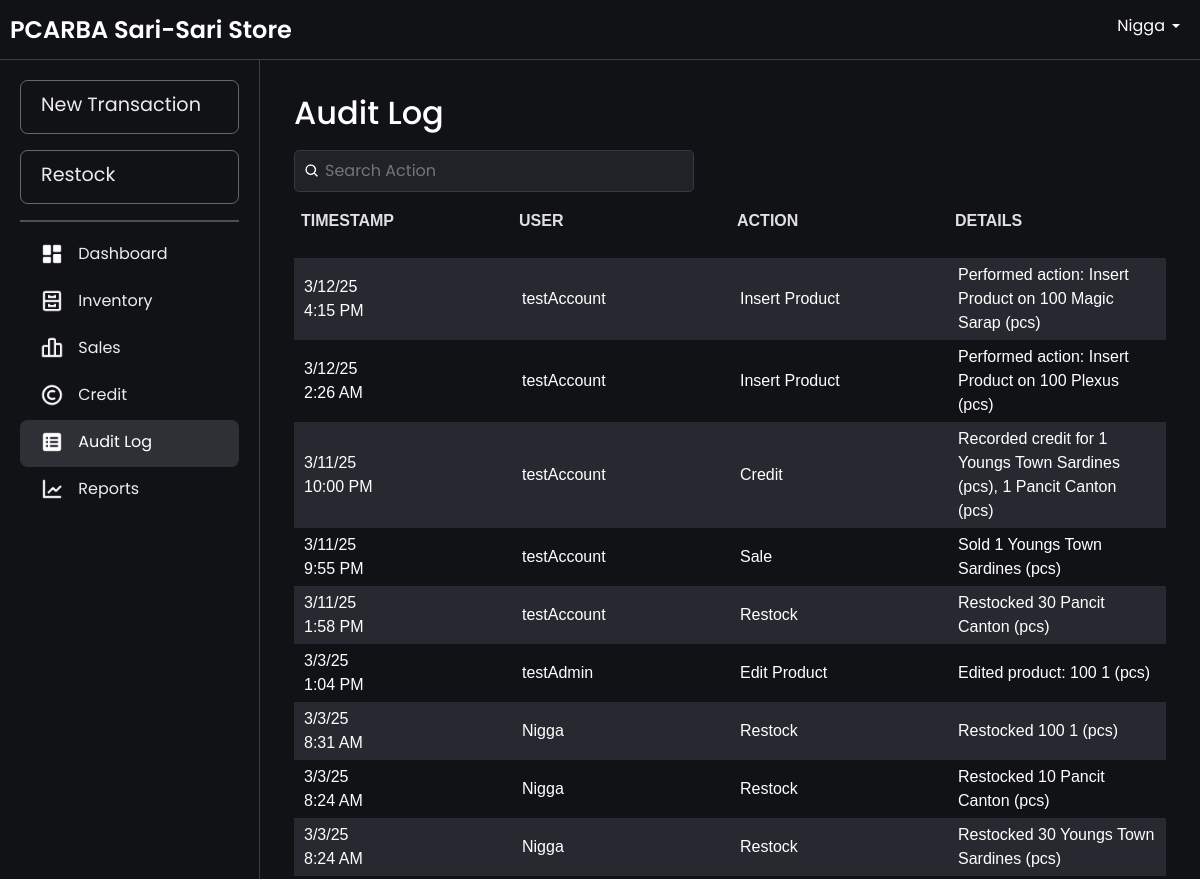
Page /audit_logs.php (signed in, upper part) on the earlier database version.
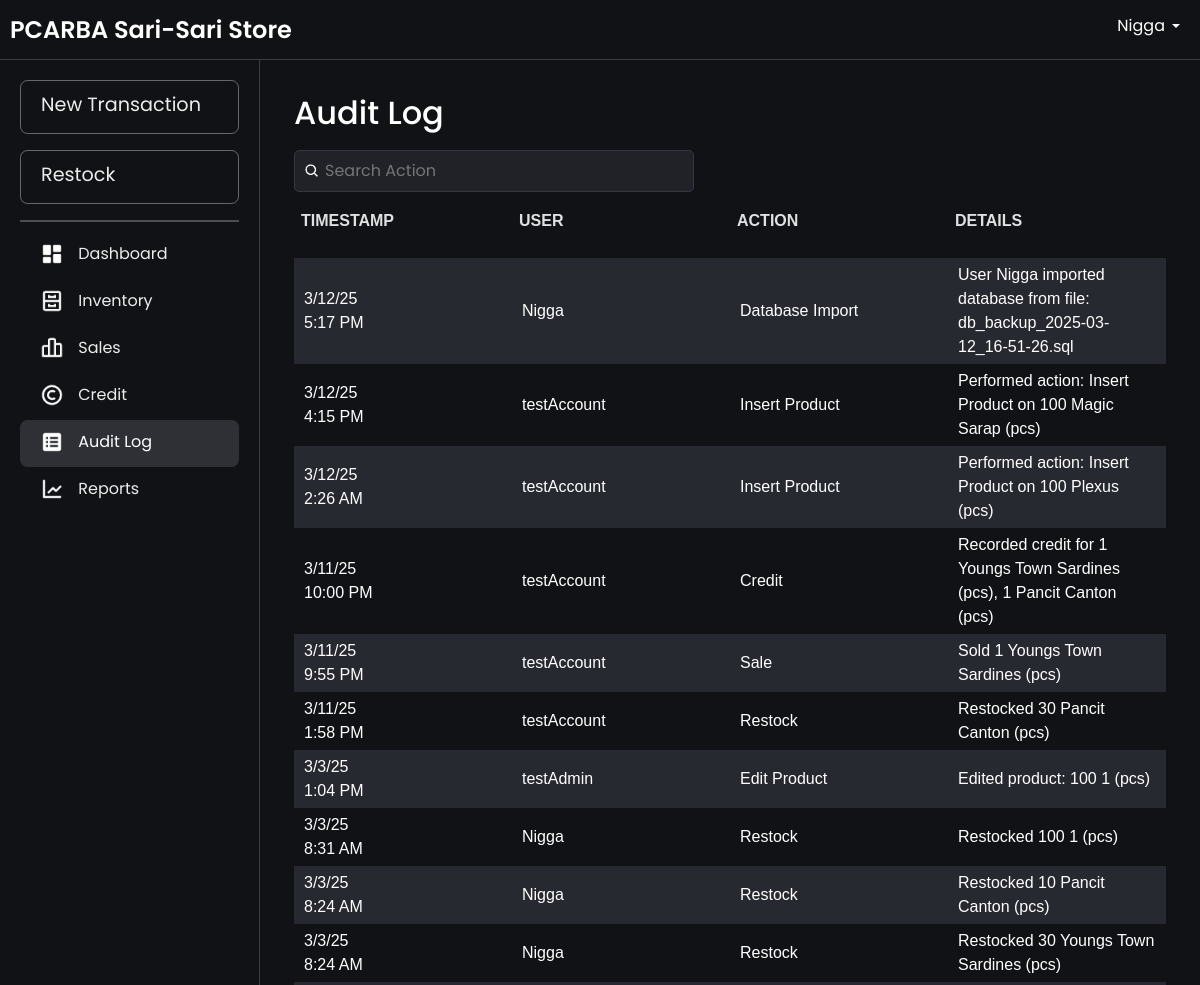
Same page on the later database version.
### tables this page shows
CREATE TABLE `audit_logs` (
  `logId` int(11) NOT NULL AUTO_INCREMENT,
  `action` varchar(50) NOT NULL COMMENT 'Type of action (e.g., Add Product, Restock, Sale, etc.)',
  `details` text DEFAULT NULL COMMENT 'Details of the action (e.g., JSON or descriptive text)',
  `userId` int(11) NOT NULL COMMENT 'User who performed the action',
  `timestamp` timestamp NOT NULL DEFAULT current_timestamp() COMMENT 'Time of the action',
  PRIMARY KEY (`logId`),
  KEY `users_audit_logs` (`userId`),
  CONSTRAINT `users_audit_logs` FOREIGN KEY (`userId`) REFERENCES `users` (`userId`) ON DELETE CASCADE
);

CREATE TABLE `users` (
  `userId` int(11) NOT NULL AUTO_INCREMENT,
  `username` varchar(50) NOT NULL,
  `password` varchar(255) NOT NULL,
  `login_count` int(11) DEFAULT 0,
  PRIMARY KEY (`userId`),
  UNIQUE KEY `username` (`username`)
);

### audit_logs.php (the view, shortened to what this page needs)
<?php
include 'db.php';
$query = "SELECT a.logId, a.action, a.details, a.timestamp, u.username
          FROM audit_logs a
          JOIN users u ON a.userId = u.userId
          ORDER BY a.timestamp DESC";
$result = $conn->query($query);
$logs = $result->fetch_all(MYSQLI_ASSOC);
?>
<!DOCTYPE html>
<html lang="en">
<head>
    <link rel="stylesheet" href="css/bootstrap.min.css">
    <link rel="stylesheet" href="css/layer1.css">
</head>
<body>
    <?php include 'navbar.php'; ?>
    <div class="main-content fade-in">
        <div class="container">
            <div class="header-container">
                <h2>Audit Log</h2>
                <div class="search-container">
                    <div class="search-wrapper">
                        <img src="images/search-icon.png" alt="Search" class="search-icon">
                        <input type="text" id="searchBar" placeholder="Search Action" onkeyup="filterLogs(); toggleClearIcon();">
                    </div>
                </div>
            </div>
            <div class="table-wrapper">
                <table id="logsTable" width="100%">
                    <thead>
                        <tr align="left">
                            <th>Timestamp</th>
                            <th>User</th>
                            <th>Action</th>
                            <th>Details</th>
                        </tr>
                    </thead>
                    <tbody>
                        <?php if (empty($logs)) { ?>
                            <tr>
                                <td colspan="4" style="text-align: center;">No logs found.</td>
                            </tr>
                        <?php } else { ?>
                            <?php foreach ($logs as $log) {
                                $date = !empty($log['timestamp'])
                                    ? date("n/j/y", strtotime($log['timestamp'])) . "<br>" . date("g:i A", strtotime($log['timestamp']))
                                    : 'N/A';
                            ?>
                                <tr>
                                    <td><?php echo $date; ?></td>
                                    <td><?php echo htmlspecialchars($log['username']); ?></td>
                                    <td><?php echo htmlspecialchars($log['action']); ?></td>
                                    <td><?php echo htmlspecialchars($log['details']); ?></td>
                                </tr>
                            <?php } ?>
                        <?php } ?>
                    </tbody>
                </table>
            </div>
        </div>
    </div>
</body>
</html>

Differences in the rows shown:
added audit_logs: timestamp "3/12/25", timestamp "5:17 PM", userId.username "Nigga", action "Database Import", details "User Nigga imported database from file: db_backup_2025-03-12_16-51-26.sql"
